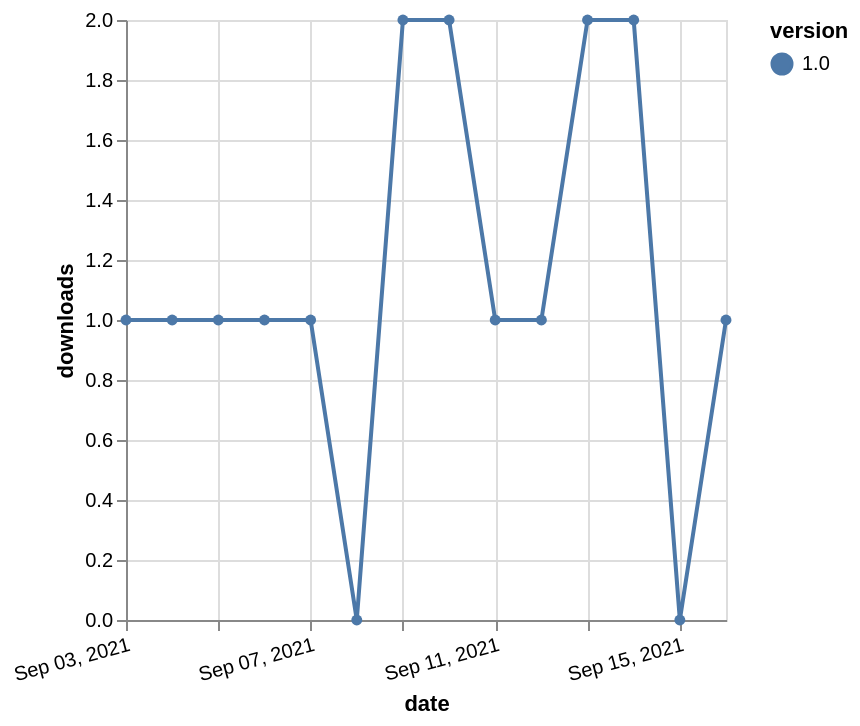

Source (Vega-Lite JSON):
### Vega-Lite specification from a JSON file in a GitHub repository (floating-point values rounded to 4 significant figures)
{"$schema": "https://vega.github.io/schema/vega-lite/v5.json", "description": "A simple bar chart with embedded data.", "data": {"values": [{"date": "2021-09-03", "total": 247, "delta": 1, "version": "1.0"}, {"date": "2021-09-04", "total": 248, "delta": 1, "version": "1.0"}, {"date": "2021-09-05", "total": 249, "delta": 1, "version": "1.0"}, {"date": "2021-09-06", "total": 250, "delta": 1, "version": "1.0"}, {"date": "2021-09-07", "total": 251, "delta": 1, "version": "1.0"}, {"date": "2021-09-08", "total": 251, "delta": 0, "version": "1.0"}, {"date": "2021-09-09", "total": 253, "delta": 2, "version": "1.0"}, {"date": "2021-09-10", "total": 255, "delta": 2, "version": "1.0"}, {"date": "2021-09-11", "total": 256, "delta": 1, "version": "1.0"}, {"date": "2021-09-12", "total": 257, "delta": 1, "version": "1.0"}, {"date": "2021-09-13", "total": 259, "delta": 2, "version": "1.0"}, {"date": "2021-09-14", "total": 261, "delta": 2, "version": "1.0"}, {"date": "2021-09-15", "total": 261, "delta": 0, "version": "1.0"}, {"date": "2021-09-16", "total": 262, "delta": 1, "version": "1.0"}]}, "width": "container", "mark": {"type": "line", "point": {"filled": true}}, "encoding": {"x": {"field": "date", "type": "temporal", "timeUnit": "yearmonthdate", "title": "date", "axis": {"labelAngle": -15}}, "y": {"field": "delta", "type": "quantitative", "title": "downloads"}, "color": {"field": "version", "type": "nominal"}, "tooltip": {"field": "delta"}}}
